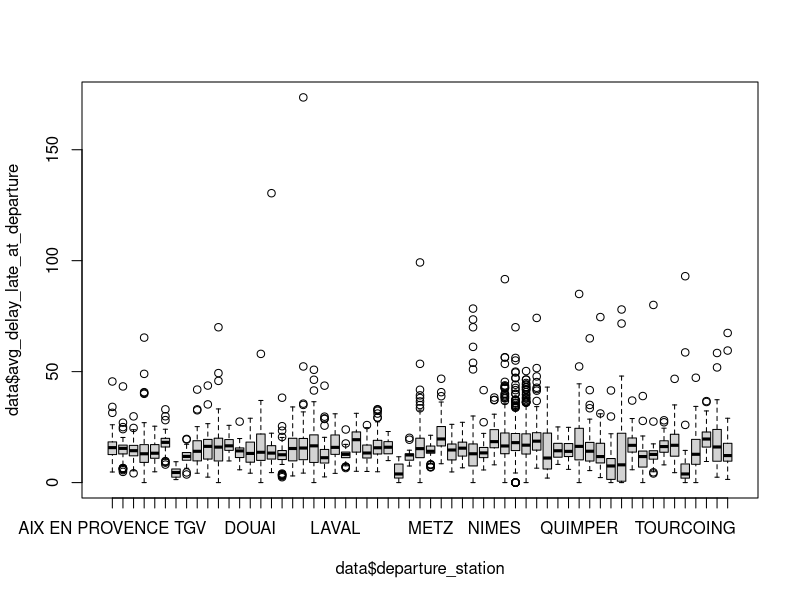
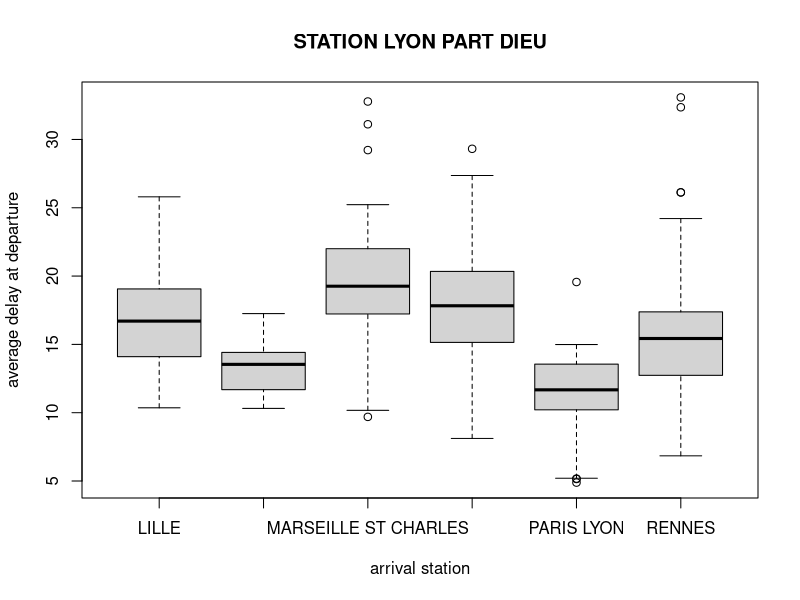
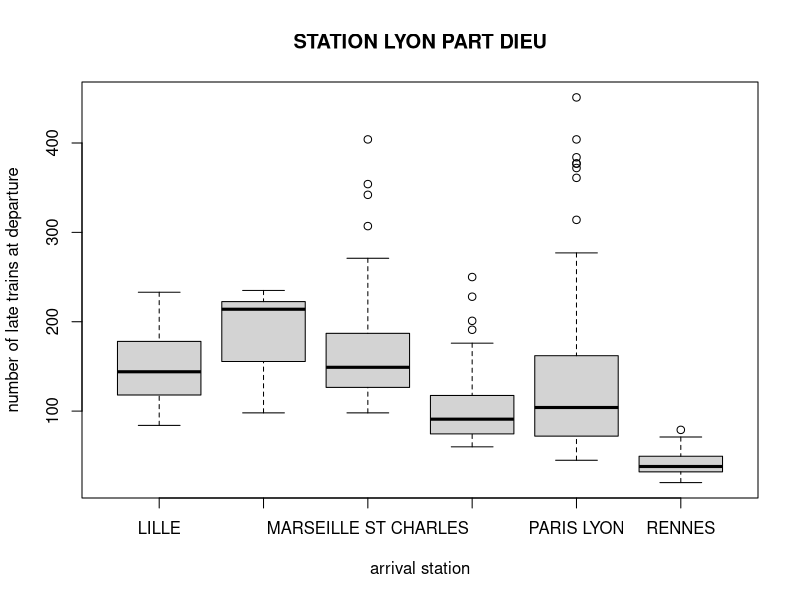
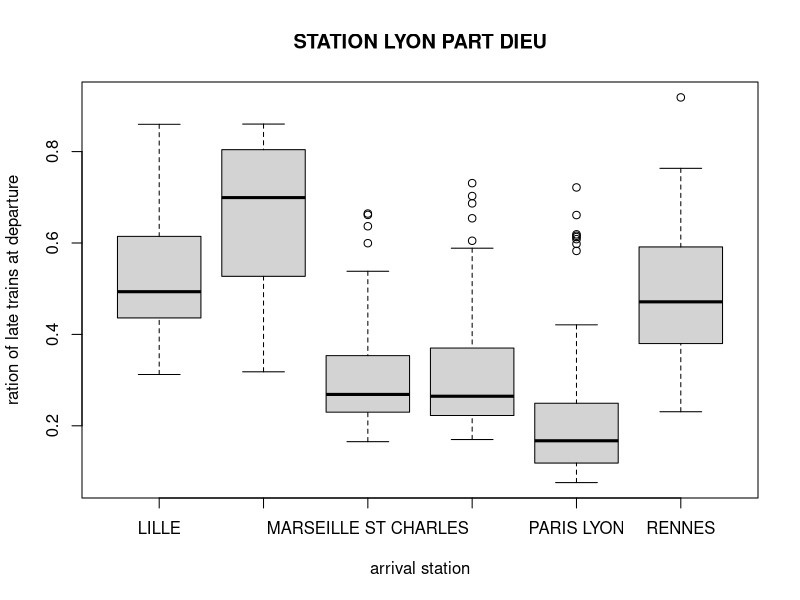
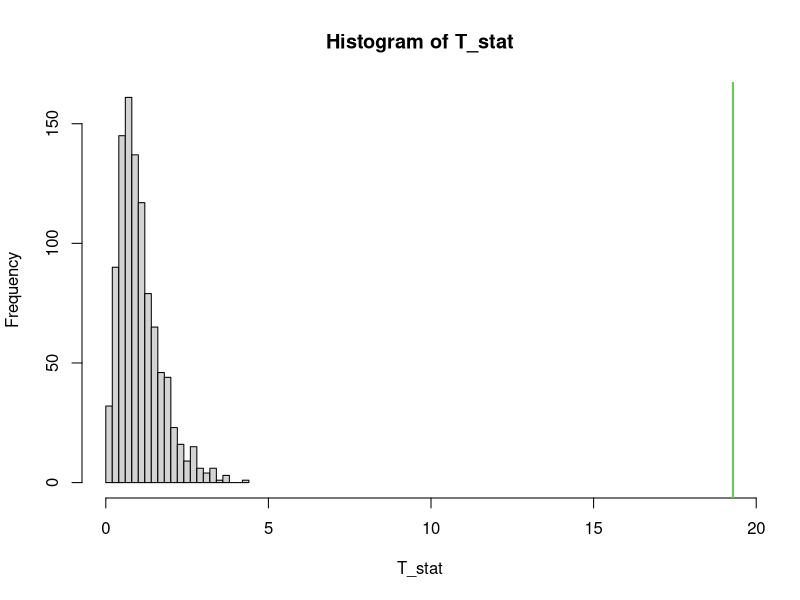
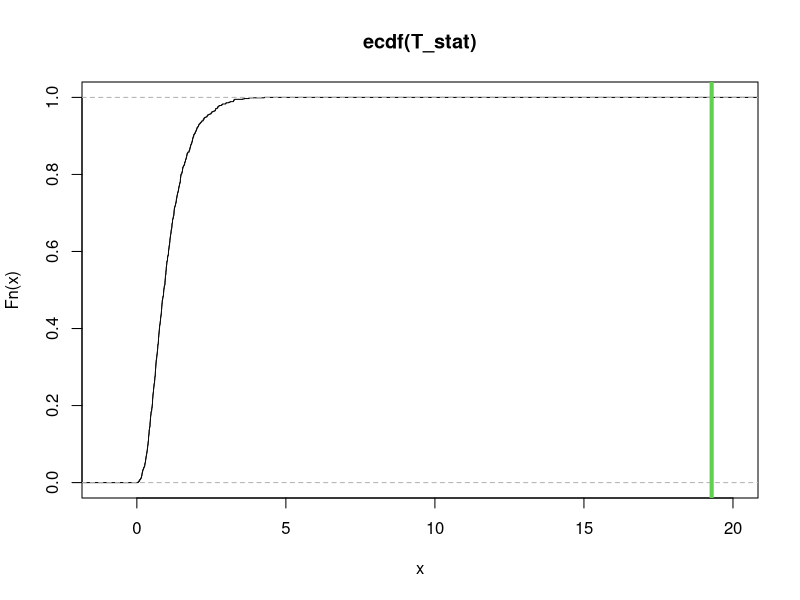

R code for these plots, in order:
# ANOVA SULLE TRATTE DI UNA STAZIONE
library(readxl)

data=read_excel('trains_update_2610.xlsx')
n=dim(data)[1]
n
p=dim(data)[2]
p

# First, I look at the stations

# L'idea sarebbe: 
# - dal dataset con tutto seleziono le stazioni da cui partono più di 2-3 tratte
# - vedo i ritardi dei treni per ognuna di queste departure stations
# - seleziono le departure stations con ritardi più alti (facendo un ANOVA ?)
# - faccio la successiva analisi su queste stazioni

x11()
boxplot(data$avg_delay_late_at_departure ~ data$departure_station)

# I isolate data of trains departing from a station
station = 'LYON PART DIEU' # ANOVA returns a very low p-value
#station = 'PARIS EST' #ANOVA returns a very high p-value
data_station = data[which(data$departure_station==station),]
unique(data_station$route)
data_station$route= factor(data_station$route)
data_station$arrival_station = factor(data_station$arrival_station)

#### BOXPLOTS ####
# plot of the average delay of each route 
boxplot(data_station$avg_delay_late_at_departure ~ data_station$arrival_station, 
        main=paste('STATION', station), xlab = 'arrival station', ylab='average delay at departure' )

# plot of the number of trains that have a late departure for each route
boxplot(data_station$num_late_at_departure~ data_station$arrival_station, 
        main=paste('STATION', station), xlab='arrival station', ylab = 'number of late trains at departure' )
# standardised with respect to the total number of trips
boxplot(data_station$num_late_at_departure/data_station$total_num_trips~ data_station$arrival_station, 
        main=paste('STATION', station), xlab = 'arrival station', ylab='ration of late trains at departure' )


#### PARAMETRIC ANOVA ####
nlevels = length(levels(data_station$arrival_station))
nlevels

# first of all, I fit a parametric ANOVA
anova.param = aov(data_station$avg_delay_late_at_departure  ~ data_station$route)
summary(anova.param)

# do the assumptions of ANOVA hold?
# are data within each group normally distributed?
p.shapiro = rep(0, nlevels)
for (i in 1:nlevels){
  p.shapiro[i] = shapiro.test(data_station$avg_delay_late_at_departure[which(data_station$route == levels(data_station$route)[i])])$p.value
}
p.shapiro

# do they have the same variance?
bartlett.test(data_station$avg_delay_late_at_departure, data_station$route)


#### PERMUTATIONAL ANOVA ####
# if the assumptions fail, we can proceed with a non-parametric ANOVA
T0 <- summary(anova.param)[[1]][1,4]  # extract the test statistic
T0

B = 1000
set.seed(123)

T_stat <- numeric(B) 
n_data_station <- dim(data_station)[1]

for(perm in 1:B){
  # Permutation:
  permutation <- sample(1:n_data_station)
  data_perm <- data_station$avg_delay_late_at_departure[permutation]
  fit_perm <- aov(data_perm ~ data_station$route)
  
  # Test statistic:
  T_stat[perm] <- summary(fit_perm)[[1]][1,4]
}

hist(T_stat,xlim=range(c(T_stat,T0)),breaks=30)
abline(v=T0,col=3,lwd=2)


plot(ecdf(T_stat),xlim=c(-1,20))
abline(v=T0,col=3,lwd=4)

# p-value
p_val <- sum(T_stat>=T0)/B
p_val

# If ANOVA returns a low p-value, it means that the delay at departure is worse for some routes (there may be
# some problematic routes or it has to do with the fact that high speed trains may have priority over the 
# other trains)

# If ANOVA returns a high p-value, it means that the delay at departure is equal for all routes => the station
# can be analysed as a whole


#### CONFIDENCE INTERVALS ####
# Now I would like to build CIs for the mean delay at departure for each route, to see
# which routes are the most


